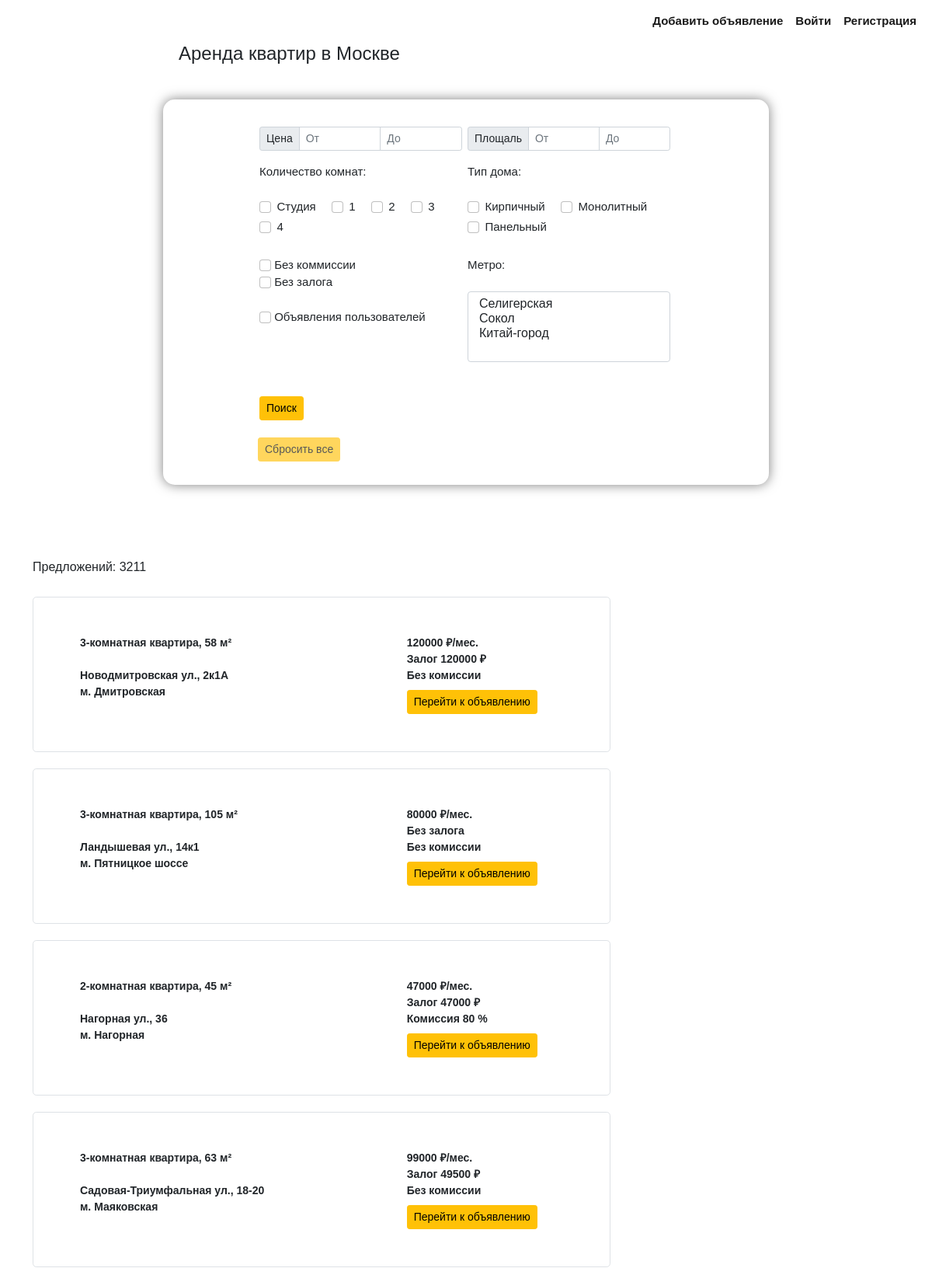
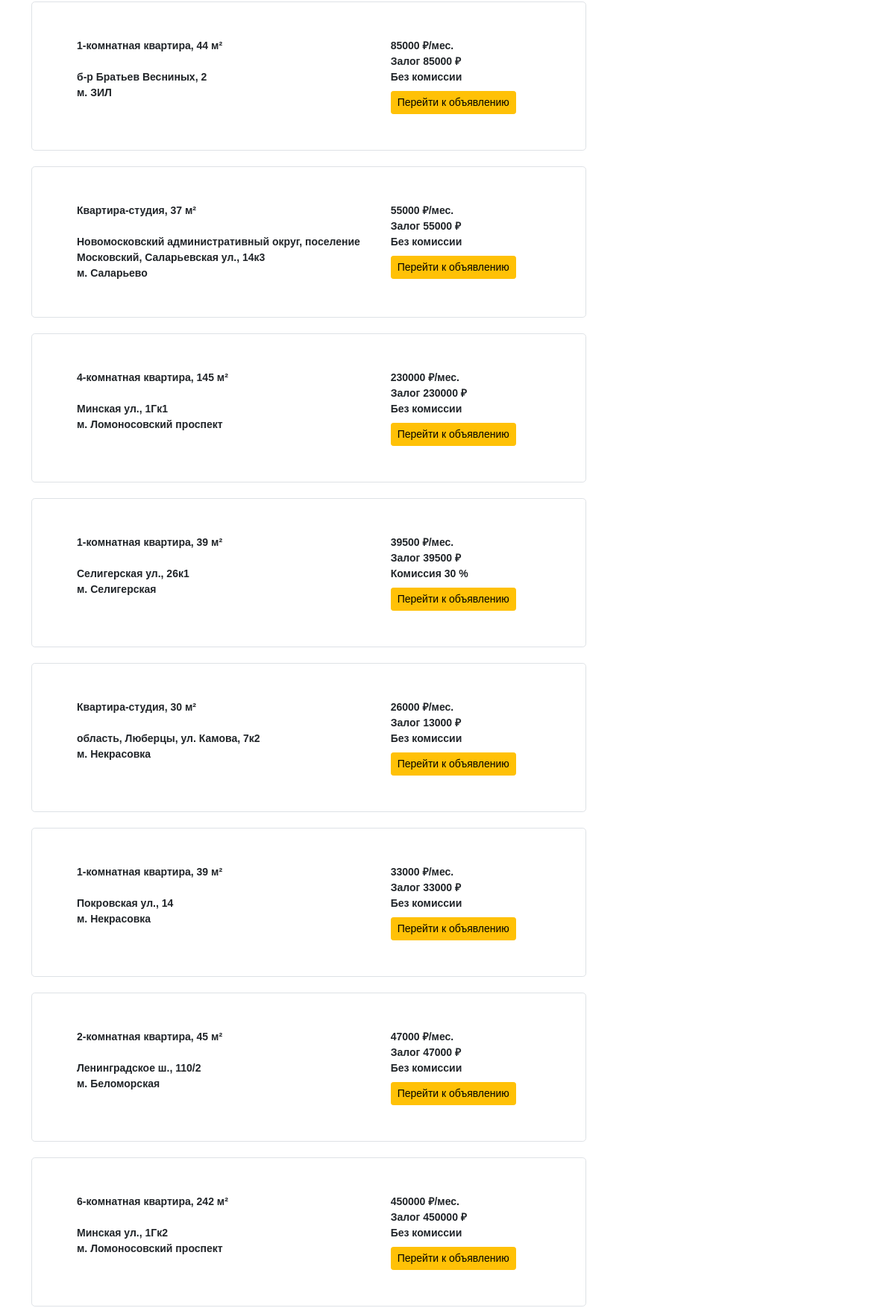
The page / (upper part) on the database its author committed (2 pictures, top to bottom).
### webapp/model.py (models this page shows, shortened)
class Flat(db.Model):
    BRICK, MONOLITE, PANEL = range(1, 4)
    MATERIALS_NAMES = {
        BRICK: 'Кирпич',
        MONOLITE: 'Монолит',
        PANEL: 'Панель',
    }
    id = db.Column(db.Integer, primary_key=True)
    user_id = db.Column(db.Integer, db.ForeignKey('user.id'))
    num_rooms = db.Column(db.Integer)
    floor = db.Column(db.Integer)
    link = db.Column(db.String, unique=True)
    area = db.Column(db.Integer)
    material = db.Column(db.Integer)
    metro = db.Column(db.String)
    district = db.Column(db.String)
    street = db.Column(db.String)
    price = db.Column(db.Integer)
    commission = db.Column(db.Integer)
    deposit = db.Column(db.Integer)
    user = relationship('User')

### webapp/ads/veiws.py (the view)
@blueprint.route('/index', methods=["GET"])
@blueprint.route('/', methods=["GET"])
def index():
    form = FilterForm()
    if request.args.get('page'):
        page = int(request.args.get('page'))
    else:
        page = 1
    flats_count = Flat.query.count()
    query = Flat.query.paginate(page=page, per_page=25)
    return render_template('index.html', flats=query, form=form, flats_count=flats_count)

### webapp/ads/forms.py
class FilterForm(FlaskForm):
    price_min = IntegerField('price_min', render_kw={'class': 'form-control'})
    price_max = IntegerField('price_max', render_kw={'class': 'form-control'})
    rooms = [(0, 'Студия'), (1, '1'), (2, '2'), (3, '3'), (4, '4')]
    rooms = MultiCheckboxField('rooms', choices=rooms, coerce=int, render_kw={'class': "form-check-input"})
    area_min = IntegerField('area_min', render_kw={'class': 'form-control'})
    area_max = IntegerField('area_max', render_kw={'class': 'form-control'})
    type_material = [("Кирпичный", 'Кирпичный'), ("Монолитный", 'Монолитный'), ("Панельный", 'Панельный')]
    material = MultiCheckboxField('material', choices=type_material, coerce=str)
    commission = BooleanField('Без коммиссии')
    deposit = BooleanField('Без залога')
    user_ads = BooleanField('Объявления пользователей')
    metro = SelectMultipleField(choices=[("Селигерская", "Селигерская"), ("Сокол", "Сокол"), ("Китай-город", "Китай-город")])

### webapp/templates/index.html (shortened to what this page needs)
{% extends 'base.html' %}
{% block content %}
<nav class="navbar navbar-expand-lg navbar-light" >
    <div class="container-fluid justify-content-end">
      <div class="collapse navbar-collapse justify-content-end" id="navbarNavAltMarkup">
        <div class="navbar-nav">
          {% if current_user.is_authenticated %}
          <li class="nav-item">
            <div class="nav-link disabled">Привет, {{ current_user.username }}!</div>
          </li>
          <li class="nav-item">
            <a class="nav-link active" aria-current="page" href={{ url_for('user.user') }}>Добавить объявление</a>
          </li>
          <li class="nav-item">
            <a class="nav-link active" aria-current="page" href={{ url_for('user.logout') }}>Выйти</a>
          </li>
          {% else %}
          <li class="nav-item">
            <a class="nav-link active" aria-current="page" href={{ url_for('user.user') }}>Добавить объявление</a>
          </li>
          <li class="nav-item">
          <a class="nav-link active" aria-current="page" href={{ url_for('user.login') }}>Войти</a>
          </li>
          <li class="nav-item">
            <a class="nav-link active" aria-current="page" href={{ url_for('user.registration') }}>Регистрация</a>
          </li>
          {% endif %}
        </div>
      </div>
    </div>
</nav>
<div class="header">
  <h4>Аренда квартир в Москве</h4>
</div>
<div class="filter-container">
  <form action="{{ url_for('ads.result') }}" method="POST">
    <div class='row justify-content-center'>
      <div class='col-4'>
        <div class="input-group input-group-sm mb-3" >
          <span class="input-group-text">Цена</span>
          {{ form.price_min(type='number', placeholder="От") }}
          {{ form.price_max(type='number', placeholder="До") }}
        </div>
        <h7>Количество комнат:</h7><br><br>
        {% for i in form.rooms %}
        <div class="form-check form-check-inline">
          {{ i(class="form-check-input") }}{{ i.label(class="form-check-label") }}
        </div>
        {% endfor %}<br><br>
        {{ form.commission(class="form-check-input") }} {{ form.commission.label }}<br>
        {{ form.deposit(class="form-check-input") }} {{ form.deposit.label }}<br><br>
        {{ form.user_ads(class="form-check-input") }} {{ form.user_ads.label }}<br><br><br><br><br>
        <input class="btn btn-warning btn-sm" type="submit" value="Поиск" width="15px">
      </div>
      <div class='col-4'>
        <div class="input-group input-group-sm mb-3">
          <span class="input-group-text">Площаль</span>
            {{ form.area_min(type='number', placeholder="От")}}
            {{ form.area_max(type='number', placeholder="До") }}
        </div>
        <h7>Тип дома:</h7><br><br>
        {% for i in form.material %}
        <div class="form-check form-check-inline">
          {{ i(class="form-check-input") }}
          {{ i.label }}<br>
        </div>
        {% endfor %}<br><br>
        <div>
          <span>Метро:</span><br><br>
          {{ form.metro(class="form-select") }}
        </div>
    </div>
  </div>
  </form><br>
  <form action="{{ url_for('ads.reset') }}" method="POST">
    <div class='row justify-content-center'>
      <div class='col-8'>
          <input class="btn btn-warning btn-sm" type="submit" value="Сбросить все" {% if url_for(request.endpoint)  != '/result' %} disabled {% endif %}>
      </div>
    </div>
</form>
</div><br><br><br><br>
<div class="container-sm">
  <div class="col-8">
    <h6>Предложений: {{ flats_count }}</h6><br>
    {% for flat in flats.items %}
      <div class="h-100 p-5  border rounded-3">
        <div class="container-sm">
          <div class="row">
            <div class="col">
              {% if flat.num_rooms == 0%}
              <h7>Квартира-студия, {{ flat.area}} м²</h7><br><br>
              {% else %}
              <h7>{{ flat.num_rooms }}-комнатная квартира, {{ flat.area}} м²</h7><br><br>
              {% endif %}
              <h7>{{ flat.street }}</h7><br>
              <h7>м. {{ flat.metro }}</h7>
            </div>
            <div class="col-4">
              <h7>{{ flat.price }} &#8381/мес.</h7><br>
              {% if flat.deposit == 0 %}
                <h7>Без залога</h7><br>
              {% else %}
                <h7>Залог {{ flat.deposit }} &#8381</h7><br>
              {% endif %}
              {% if flat.commission == 0 %}
                <h7>Без комиссии</h7><br>
              {% else %}
                <h7>Комиссия {{ flat.commission }} %</h7><br>
              {% endif %}
              {% if flat.user.username %}
                {{ flat.user.username }}<br>
                {{ flat.user.phone_number }}
                <a button type="button"  class="btn btn-warning btn-sm">{{ flat.user.username }} {{ flat.user.phone_number }}</a><br>
              {% else %}
                <a href={{ flat.link }} button type="button" target="_blank" class="btn btn-warning btn-sm">Перейти к объявлению</a><br>
              {% endif %}
            </div>
          </div>
        </div>
      </div><br>
    {% endfor %}<br>
  </div>
</div>
<br>
{% endblock %}

### webapp/templates/base.html (shortened to what this page needs)
<!doctype html>
<html lang="ru">
  <head>
    <link href="https://cdn.jsdelivr.net/npm/bootstrap@5.0.2/dist/css/bootstrap.min.css" rel="stylesheet">
    <link href="../static/style.css" rel="stylesheet">
  </head>
  <body style="background-color: rgb(255, 255, 255)">
    {% block content %}{% endblock %}
  </body>
</html>

### webapp/static/style.css (style rules this page uses)
.filter-container { width: 65%; margin-left: auto; margin-right: auto; margin-top: 45px; border-radius: 15px; padding-top:35px; padding-bottom: 30px; box-shadow: 0 0 15px rgba(0,0,0,0.5); font-family: sans-serif; font-size: 15px; }
.navbar { font-family: sans-serif; font-size: 15px; font-weight: bolder; }
.container-sm { font-family:sans-serif; font-size: 14px; font-weight: bold; }
.header { margin-left: 230px; font-family: sans-serif; }
.col-4 { padding-left: 2px; padding-right: 5px; }
.col-8 { padding-left: 0px; }

### rows shown on the page
Flat: num_rooms "3", area "58", street "Новодмитровская ул., 2к1А", metro "Дмитровская", price "120000", deposit "120000", commission "Без комиссии"
Flat: num_rooms "3", area "105", street "Ландышевая ул., 14к1", metro "Пятницкое шоссе", price "80000", deposit "Без залога", commission "Без комиссии"
Flat: num_rooms "2", area "45", street "Нагорная ул., 36", metro "Нагорная", price "47000", deposit "47000", commission "80"
Flat: num_rooms "3", area "63", street "Садовая-Триумфальная ул., 18-20", metro "Маяковская", price "99000", deposit "49500", commission "Без комиссии"
Flat: num_rooms "1", area "44", street "б-р Братьев Весниных, 2", metro "ЗИЛ", price "85000", deposit "85000", commission "Без комиссии"
Flat: area "37", street "Новомосковский административный округ, поселение Московский, Саларьевская ул., 14к3", metro "Саларьево", price "55000", deposit "55000", commission "Без комиссии"
Flat: num_rooms "4", area "145", street "Минская ул., 1Гк1", metro "Ломоносовский проспект", price "230000", deposit "230000", commission "Без комиссии"
Flat: num_rooms "1", area "39", street "Селигерская ул., 26к1", metro "Селигерская", price "39500", deposit "39500", commission "30"
Flat: area "30", street "область, Люберцы, ул. Камова, 7к2", metro "Некрасовка", price "26000", deposit "13000", commission "Без комиссии"
Flat: num_rooms "1", area "39", street "Покровская ул., 14", metro "Некрасовка", price "33000", deposit "33000", commission "Без комиссии"
Flat: num_rooms "2", area "45", street "Ленинградское ш., 110/2", metro "Беломорская", price "47000", deposit "47000", commission "Без комиссии"
Flat: num_rooms "6", area "242", street "Минская ул., 1Гк2", metro "Ломоносовский проспект", price "450000", deposit "450000", commission "Без комиссии"

### other values the page prints
{{ i.label(class="form-check-label") }} "Студия" "1" "2" "3" "4"
{{ i.label }} "Кирпичный" "Монолитный" "Панельный"
{{ flats_count }} "3211"
